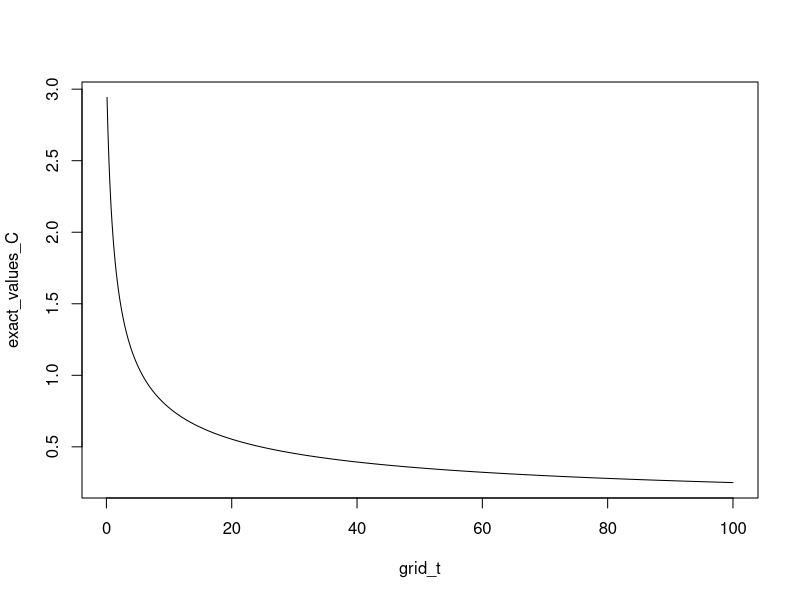

Write R code to recreate this figure.
## ---- chunk 1
knitr::opts_chunk$set(echo = TRUE)
## ---- chunk 2
grid_t <- seq(0.1, 100, 0.1)

exact_formula_C <- function(t){
  (sqrt(pi) * gamma((t + 1)/2))/gamma(t/2 + 1)
}

exact_values_C <- exact_formula_C(grid_t)
plot(grid_t, exact_values_C, type = 'l')
## ---- chunk 3
n <- 10^6
## ---- chunk 4
u <- runif(10^6)
W <- u^grid_t*1/(cos(asin(u)))+(cos(asin(u)))^(grid_t-1)
EstIntegral<-mean(W)

print(EstIntegral)

exact_values_C
EstIntegral
## ---- chunk 5
f <- function(x, y) {
  r <- sqrt(x^2 + y^2)
  ifelse(r == 0, 1, sin(r) / r)  # Handle the removable singularity at (0,0)
}

result <- integrate(function(y) {
  sapply(y, function(yi) {
    integrate(function(x) f(x, yi), -1, 1)$value
  })
}, -1, 1)

# Print the result
result$value


## ---- chunk 6
library(pracma)

f <- function(x, y) {
  r <- sqrt(x^2 + y^2)
  ifelse(r == 0, 1, sin(r) / r) 
}

dblquad(f, -1, 1, -1, 1)
